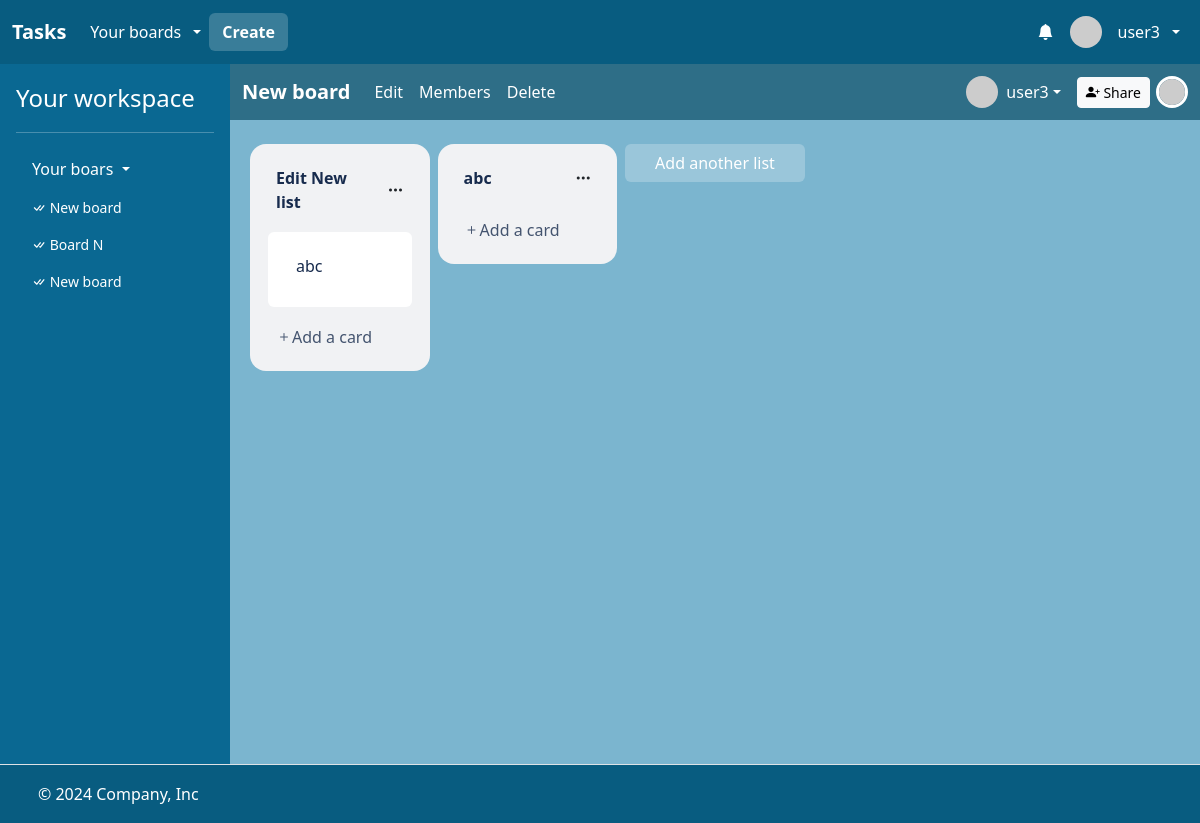
Screenshot of /boards/58 (signed in) with the database file from the repository.
### task/models.py (models this page shows)
class User(AbstractUser):
    bio = models.CharField(max_length=256)

class Board(models.Model):
    name = models.CharField(max_length=256)
    description = models.CharField(max_length=256)
    members = models.ManyToManyField(User, related_name="boards")
    created_at = models.DateTimeField(auto_now_add=True)

class List(models.Model):
    board = models.ForeignKey("Board", on_delete=models.CASCADE, related_name="lists")
    name = models.CharField(max_length=256)
    position = models.DecimalField(max_digits=10, decimal_places=2)
    created_at = models.DateTimeField(auto_now_add=True)

class Card(models.Model):
    list = models.ForeignKey("List", on_delete=models.CASCADE, related_name="cards")
    title = models.CharField(max_length=256)
    description = models.CharField(max_length=256)
    due_date = models.DateTimeField(null=True, blank=True)
    position = models.DecimalField(max_digits=10, decimal_places=2)
    members = models.ManyToManyField(User, related_name="cards")
    created_at = models.DateTimeField(auto_now_add=True)

### task/views/board_views.py (the view)
# urls.py: path("boards/<int:board_id>", views.board_view, name="board"),
@login_required
def board_view(request, board_id):
    board = (
        request.user.boards.filter(id=board_id)
        .prefetch_related("members", "lists__cards", "lists")
        .first()
    )
    if board is None:
        return apology(request, "Board does not exist!", 400)
    lists = (
        board.lists.all()
        .order_by("position")
        .prefetch_related(
            Prefetch(
                "cards",
                queryset=Card.objects.order_by("position"),
                to_attr="ordered_cards",
            )
        )
    )
    members = board.members.all()
    total_member = members.count()
    for index, member in enumerate(members):
        member.index = total_member - index
    return render(
        request,
        "task/board.html",
        {
            "board": board,
            "lists": lists,
            "boards": request.user.boards.all(),
            "members": members,
        },
    )

### task/templates/task/board.html (shortened to what this page needs)
{% extends "task/layout.html" %}
{% load static %}
{% block main %}
<div class="d-flex flex-column h-100 bg-custom-1">
    <nav class="navbar navbar-expand-lg bg-custom-2" data-bs-theme="dark">
        <div class="container-fluid">
          <a id="board-title" class="navbar-brand fw-bold" href="{% url 'board' board.id %}" data-board-id="{{ board.id }}">{{ board.name }}</a>
          <div class="collapse navbar-collapse" id="navbarBoard">
            <ul class="navbar-nav me-auto mb-2 mb-lg-0">
                <li class="nav-item">
                    <a class="nav-link active" aria-current="page" href="{% url 'edit_board' board.id %}">Edit</a>
                </li>
                <li class="nav-item">
                    <a class="nav-link active" aria-current="page" href="{% url 'board_members' board.id %}">Members</a>
                </li>
                <li class="nav-item">
                    <button type="button" class="nav-link active" data-bs-toggle="modal" data-bs-target="#confirmBoardDeletionModal">
                        Delete
                    </button>
                </li>
            </ul>
            <div class="d-flex align-items-center gap-3">
                <div class="dropdown">
                    <a href="#" class="text-decoration-none  d-flex align-items-center text-white dropdown-toggle" id="dropdownUser1" data-bs-toggle="dropdown" aria-expanded="false">
                      <img src="https://i.pravatar.cc/48?u={{ user.id }}" alt="" width="32" height="32" class="rounded-circle me-2">
                      <span>{{ user.username }}</span>
                    </a>
                </div>
                <a class="btn btn-sm btn-light" href="{% url 'board_add_member' board.id %}"><i class="bi bi-person-plus-fill"></i> Share</a>
                <div id="board-members">
                    {% for member in members %}
                        {% if member.id != user.id %}
                            <a href="{% url 'profile' member.id %}">
                                <img src="https://i.pravatar.cc/48?u={{ member.id }}" alt="" width="32" height="32" class="rounded-circle member-profile-icon" style="z-index: {{member.index}};">
                            </a>
                        {% endif %}
                    {% endfor %}
                </div>
            </div>
          </div>
        </div>
    </nav>
    <div class="d-flex m-3">
        <div class="scrollable-flex task-lists g-3 mt-2">
                {% for list in lists %}
                <div class="col px-1 flex-20">
                    <div class="card task-list task-list-button" draggable="true" id="list-id-{{ list.id }}" data-list-id="{{ list.id }}" data-list-position="{{ list.position }}">
                        <div class="card-body scrollable-column" data-list-id="{{ list.id }}">
                            <div class="mb-2 flex-center-space-between">
                                <a class="task-list-title btn-transparent fw-bold text-decoration-none text-custom-1" href="{% url 'edit_list' list.id %}">{{ list.name }}</a>
                                <div class="dropdown">
                                    <a class="btn-transparent" data-bs-toggle="dropdown" aria-expanded="false">
                                        <i class="bi bi-three-dots text-custom-2"></i>
                                    </a>
                                  </div>
                            </div>
                            {% for card in list.ordered_cards %}
                                <div class="btn task-card card bg-info my-1 bg-white text-start border-0 rounded-xl" data-card-id="{{ card.id }}" data-list-id="{{ list.id }}" id="card-id-{{ card.id }}" draggable="true" data-card-position="{{ card.position }}">
                                    <div class="card-body d-flex justify-content-between">
                                        <span class="textarea text-custom-3">{{ card.title }}</span>
                                    </div>
                                </div>
                            {% endfor %}
                            <div class="task-card-hidden mt-2">
                                <a class="btn btn-transparent text-custom-5" href="{% url 'create_card_view' list.id %}"><i class="bi bi-plus text-custom-5"></i>Add a card</a>
                            </div>
                        </div>
                    </div>
                </div>
                {% endfor %}
                <div class="col px-1 flex-20">
                    <div class="card border-0 rounded-xl" draggable="true" id="task-add-list-btn">
                        <a class="btn text-white rounded-xl" href="{% url 'create_list_view' board.id %}">Add another list</a>
                    </div>
                </div>
        </div>
    </div>
</div>
{% endblock %}

### task/templates/task/layout.html (shortened to what this page needs)
<!DOCTYPE html>
{% load static %}
{% load humanize %}
<html lang="en">
    <head>
        <link href="https://cdn.jsdelivr.net/npm/bootstrap@5.3.3/dist/css/bootstrap.min.css" rel="stylesheet">
        <link rel="stylesheet" href="https://cdn.jsdelivr.net/npm/bootstrap-icons@1.3.0/font/bootstrap-icons.css">
        <link href="{% static 'styles.css' %}" rel="stylesheet">
    </head>
    <body class="h-100vh">
        <div class="d-flex flex-column h-100">
            <header>
                <nav class="navbar navbar-expand-lg bg-custom-3"  data-bs-theme="dark">
                    <div class="container-fluid">
                      <a class="navbar-brand fw-bold" href="{% url 'index' %}">Tasks</a>
                      <div class="collapse navbar-collapse" id="navbarHeader">
                        <ul class="navbar-nav me-auto mb-2 mb-lg-0 d-flex align-items-center">
                            {% if user.is_authenticated %}
                                <li class="nav-item dropdown">
                                    <a class="nav-link dropdown-toggle text-white d-flex align-items-center gap-2" href="#" role="button" data-bs-toggle="dropdown" aria-expanded="false">
                                        <span>Your boards</span>
                                    </a>
                                </li>
                                <li class="nav-item">
                                    <a class="btn fw-bold text-white bg-custom-4" href="{% url 'create_board' %}">Create</a>
                                </li>
                          {% endif %}
                        </ul>
                        {% if user.is_authenticated %}
                        <ul class="navbar-nav ms-auto mb-2 mb-lg-0 f-flex align-items-center">
                            <li class="nav-item dropdown">
                                <a class="nav-link text-white d-relative d-flex align-items-center gap-2" href="#" role="button" id="dropdownMenuClickableInside" data-bs-toggle="dropdown" data-bs-auto-close="outside" aria-expanded="false">
                                    <i class="bi bi-bell-fill"></i>
                                </a>
                            </li>
                            <li class="nav-item dropdown">
                                <a class="nav-link dropdown-toggle text-white d-flex align-items-center gap-2" href="#" role="button" data-bs-toggle="dropdown" aria-expanded="false">
                                    <img src="https://i.pravatar.cc/48?u={{ user.id }}" alt="" width="32" height="32" class="rounded-circle me-2">
                                    <span>{{ user.username }}</span>
                                </a>
                            </li>
                        </ul>
                        {% endif %}
                      </div>
                    </div>
                  </nav>
            </header>
            <main class="flex-fill">
                <div class="d-flex flex-nowrap h-100">
                    {% if user.is_authenticated %}
                    <div class="d-none d-lg-flex flex-column flex-shrink-0 p-3 text-white side-menu-container">
                        <a href="{% url 'index' %}" class="text-decoration-none d-flex align-items-center mb-3 mb-md-0 me-md-auto text-white">
                          <span class="fs-4">Your workspace</span>
                        </a>
                        <hr>
                        <ul class="nav nav-pills flex-column mb-auto">
                          <li class="mb-1">
                            <button class="nav-link text-white collapsed dropdown-toggle" data-bs-toggle="collapse" data-bs-target="#home-collapse" aria-expanded="true">
                                Your boars
                            </button>
                            <div class="collapse show " id="home-collapse">
                                <ul class="btn-toggle-nav list-unstyled fw-normal pb-1 small max-height-490 overflow-auto">
                                    {% for board in boards %}
                                    <li>
                                        <a href="{% url 'board' board.id %}" class="nav-link text-white">
                                            <i class="bi bi-check-all"></i>
                                            {{ board.name }}
                                        </a>
                                    </li>
                                    {% endfor %}
                                </ul>
                            </div>
                          </li>
                        </ul>
                    </div>
                    {% endif %}
                    <div class="flex-fill bg-white min-heigt-700 overflow-x-hidden">
                        {% block main %}
                        {% endblock %}
                    </div>
                </div>
            </main>
            <footer class="d-flex flex-wrap justify-content-between align-items-center py-3 border-top bg-custom-3 border-0">
                <div class="col-md-4 d-flex align-items-center">
                  <a href="/" class="mb-3 me-2 mb-md-0 text-body-secondary lh-1">
                    <svg class="bi" width="30" height="24"><use xlink:href="#bootstrap"></use></svg>
                  </a>
                  <span class="mb-3 mb-md-0 text-white">© 2024 Company, Inc</span>
                </div>
                <ul class="nav col-md-4 justify-content-end list-unstyled d-flex">
                  <li class="ms-3"><a class="text-body-secondary" href="#"><svg class="bi" width="24" height="24"><use xlink:href="#twitter"></use></svg></a></li>
                  <li class="ms-3"><a class="text-body-secondary" href="#"><svg class="bi" width="24" height="24"><use xlink:href="#instagram"></use></svg></a></li>
                  <li class="ms-3"><a class="text-body-secondary" href="#"><svg class="bi" width="24" height="24"><use xlink:href="#facebook"></use></svg></a></li>
                </ul>
            </footer>
        </div>
    </body>
</html>

### task/static/styles.css (style rules this page uses)
.task-card { outline: 2px solid transparent; margin-left: 2px; margin-right: 2px; }
.flex-center-space-between { display: flex; justify-content: space-between; align-items: center; }
.textarea { white-space: pre-line; white-space: pre-wrap; }
.bg-custom-1 { background-color: #7bb5cf; }
.bg-custom-2 { background-color: #2e6e87; }
.bg-custom-3 { background-color: #085c80; }
.bg-custom-4 { background-color: #397d99; }
.text-custom-1 { color: #172b4d; }
.text-custom-2 { color: #212529; }
.text-custom-3 { color: #172b4d; }
.text-custom-5 { color: #44546f; }
.scrollable-flex { display: flex; overflow-x: auto; width: 100%; max-width: 100%; }
.scrollable-column { display: flex; flex-direction: column; max-height: 650px; overflow-y: auto; }
.flex-20 { flex: 0 0 20%; }
.h-100 { height: 100%; }
.h-100vh { height: 100vh; }
.side-menu-container { width: 230px; background: #0a6892; }
.max-height-490 { max-height: 490px; }
.min-heigt-700 { min-height: 700px; }
.overflow-x-hidden { overflow-x: hidden; }
.btn-transparent { padding: 6px 10px; border: none; border-radius: 4px; background-color: transparent; }
.task-list-button { cursor: pointer; background: #f1f2f4; border-radius: 16px; border: none; }
#task-add-list-btn { background-color: #ffffff3b; }
.member-profile-icon { margin-left: -10px; position: relative; border: 3px solid white; }

### rows the page displays
User: username "user3"
Board: name "New board"
Board: name "Board N"
Board: name "New board"
List: name "Edit New list"
Card: title "abc"
List: name "abc"
